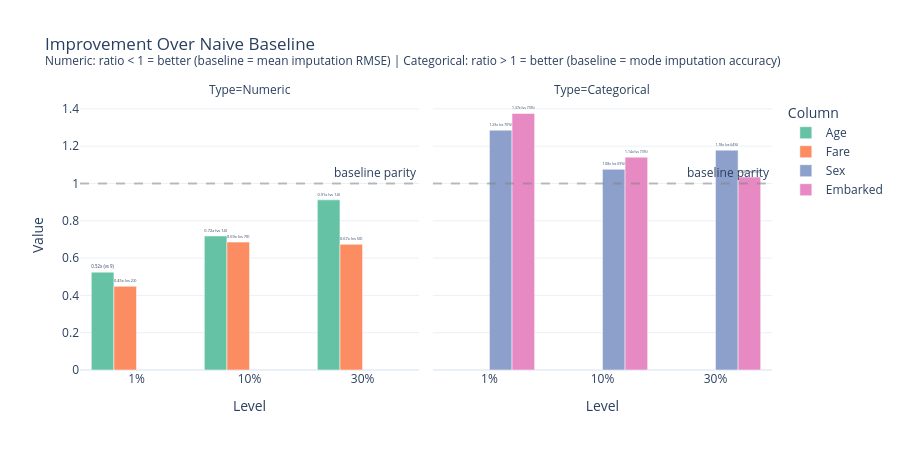

Notebook code cell kept with this figure:
### Markdown cell above
### 5c. Improvement Over Baseline

How much better is `MixedImputer` vs. naive mean/mode imputation?

### Code cell
# ── Improvement = MixedImputer metric / Baseline metric ──
# Add baseline values as text for full context
improve_rows = []
for idx, row in results_df.iterrows():
    for col in BENCH_NUMERIC:
        imp_key    = f"{col}_rmse"
        base_key   = f"{col}_rmse_baseline"
        if imp_key in row and base_key in row and row[base_key] > 0:
            ratio = row[imp_key] / row[base_key]
            improve_rows.append({
                "Level": idx, "Column": col, "Type": "Numeric",
                "Value": ratio,
                "Label": f"{ratio:.2f}x (vs {row[base_key]:.0f})"
            })
    for col in BENCH_NOMINAL:
        imp_key    = f"{col}_acc"
        base_key   = f"{col}_acc_baseline"
        if imp_key in row and base_key in row and row[base_key] > 0:
            ratio = row[imp_key] / max(row[base_key], 1e-6)
            improve_rows.append({
                "Level": idx, "Column": col, "Type": "Categorical",
                "Value": ratio,
                "Label": f"{ratio:.2f}x (vs {row[base_key]:.0%})"
            })

improve_df = pd.DataFrame(improve_rows)

fig_imp = px.bar(
    improve_df,
    x="Level",
    y="Value",
    color="Column",
    text="Label",
    facet_col="Type",
    barmode="group",
    title="Improvement Over Naive Baseline<br>"
          "<sup>Numeric: ratio &lt; 1 = better (baseline = mean imputation RMSE) | "
          "Categorical: ratio &gt; 1 = better (baseline = mode imputation accuracy)</sup>",
    template=TEMPLATE,
    height=450,
    color_discrete_sequence=COLORS,

)
fig_imp.add_hline(y=1.0, line_dash="dash", line_color="gray", opacity=0.5,
                   annotation_text="baseline parity")
fig_imp.update_traces(textposition="outside", textfont_size=10)
fig_imp.show()

### Figure 1 — Plotly figure (JSON) as saved in the notebook; plotly's stock layout.template omitted (floating-point values rounded to 4 significant figures)
{"data": [{"alignmentgroup": "True", "hovertemplate": "Column=Age<br>Type=Numeric<br>Level=%{x}<br>Value=%{y}<br>Label=%{text}<extra></extra>", "legendgroup": "Age", "marker": {"color": "rgb(102,194,165)", "pattern": {"shape": ""}}, "name": "Age", "offsetgroup": "Age", "orientation": "v", "showlegend": true, "text": ["0.52x (vs 9)", "0.72x (vs 14)", "0.91x (vs 14)"], "textfont": {"size": 10}, "textposition": "outside", "type": "bar", "x": ["1%", "10%", "30%"], "xaxis": "x", "y": [0.5245, 0.7183, 0.912], "yaxis": "y"}, {"alignmentgroup": "True", "hovertemplate": "Column=Fare<br>Type=Numeric<br>Level=%{x}<br>Value=%{y}<br>Label=%{text}<extra></extra>", "legendgroup": "Fare", "marker": {"color": "rgb(252,141,98)", "pattern": {"shape": ""}}, "name": "Fare", "offsetgroup": "Fare", "orientation": "v", "showlegend": true, "text": ["0.45x (vs 23)", "0.69x (vs 70)", "0.67x (vs 50)"], "textfont": {"size": 10}, "textposition": "outside", "type": "bar", "x": ["1%", "10%", "30%"], "xaxis": "x", "y": [0.4487, 0.6856, 0.6736], "yaxis": "y"}, {"alignmentgroup": "True", "hovertemplate": "Column=Sex<br>Type=Categorical<br>Level=%{x}<br>Value=%{y}<br>Label=%{text}<extra></extra>", "legendgroup": "Sex", "marker": {"color": "rgb(141,160,203)", "pattern": {"shape": ""}}, "name": "Sex", "offsetgroup": "Sex", "orientation": "v", "showlegend": true, "text": ["1.29x (vs 70%)", "1.08x (vs 69%)", "1.18x (vs 64%)"], "textfont": {"size": 10}, "textposition": "outside", "type": "bar", "x": ["1%", "10%", "30%"], "xaxis": "x2", "y": [1.286, 1.076, 1.179], "yaxis": "y2"}, {"alignmentgroup": "True", "hovertemplate": "Column=Embarked<br>Type=Categorical<br>Level=%{x}<br>Value=%{y}<br>Label=%{text}<extra></extra>", "legendgroup": "Embarked", "marker": {"color": "rgb(231,138,195)", "pattern": {"shape": ""}}, "name": "Embarked", "offsetgroup": "Embarked", "orientation": "v", "showlegend": true, "text": ["1.37x (vs 73%)", "1.14x (vs 73%)", "1.03x (vs 73%)"], "textfont": {"size": 10}, "textposition": "outside", "type": "bar", "x": ["1%", "10%", "30%"], "xaxis": "x2", "y": [1.375, 1.141, 1.034], "yaxis": "y2"}], "layout": {"annotations": [{"showarrow": false, "text": "Type=Numeric", "x": 0.245, "xanchor": "center", "xref": "paper", "y": 1, "yanchor": "bottom", "yref": "paper"}, {"showarrow": false, "text": "Type=Categorical", "x": 0.755, "xanchor": "center", "xref": "paper", "y": 1, "yanchor": "bottom", "yref": "paper"}, {"showarrow": false, "text": "baseline parity", "x": 1, "xanchor": "right", "xref": "x domain", "y": 1, "yanchor": "bottom", "yref": "y"}, {"showarrow": false, "text": "baseline parity", "x": 1, "xanchor": "right", "xref": "x2 domain", "y": 1, "yanchor": "bottom", "yref": "y2"}], "barmode": "group", "height": 450, "legend": {"title": {"text": "Column"}, "tracegroupgap": 0}, "shapes": [{"line": {"color": "gray", "dash": "dash"}, "opacity": 0.5, "type": "line", "x0": 0, "x1": 1, "xref": "x domain", "y0": 1, "y1": 1, "yref": "y"}, {"line": {"color": "gray", "dash": "dash"}, "opacity": 0.5, "type": "line", "x0": 0, "x1": 1, "xref": "x2 domain", "y0": 1, "y1": 1, "yref": "y2"}], "title": {"text": "Improvement Over Naive Baseline<br><sup>Numeric: ratio &lt; 1 = better (baseline = mean imputation RMSE) | Categorical: ratio &gt; 1 = better (baseline = mode imputation accuracy)</sup>"}, "xaxis": {"anchor": "y", "domain": [0, 0.49], "title": {"text": "Level"}}, "xaxis2": {"anchor": "y2", "domain": [0.51, 1], "matches": "x", "title": {"text": "Level"}}, "yaxis": {"anchor": "x", "domain": [0, 1], "title": {"text": "Value"}}, "yaxis2": {"anchor": "x2", "domain": [0, 1], "matches": "y", "showticklabels": false}}}
